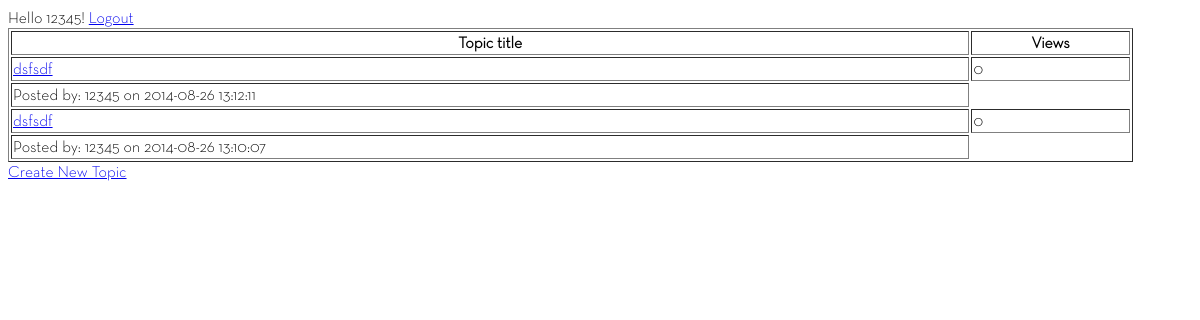
The page /veiw_category.php?cid=1 (signed in) on the database its author committed.
### tables this page shows
CREATE TABLE IF NOT EXISTS `topics` (
  `id` int(11) NOT NULL AUTO_INCREMENT,
  `category_id` tinyint(4) NOT NULL,
  `topic_title` varchar(150) NOT NULL,
  `topic_creator` varchar(50) NOT NULL,
  `topic_last_user` int(11) NOT NULL,
  `topic_date` datetime NOT NULL,
  `topic_reply_date` datetime NOT NULL,
  `topic_views` int(11) NOT NULL DEFAULT '0',
  PRIMARY KEY (`id`)
);

### veiw_category.php (the view, shortened to what this page needs)
<?php
require_once 'header.php';
?>
Hello <?php echo $_SESSION['uname'] ?>! <a href="logout.php" >Logout</a>
<?php
if (isset($_SESSION['uname'])) {
	$cid = $_GET['cid'];
	$sql = "SELECT id FROM categories WHERE id='" . $cid . "' LIMIT 1";
	$res = mysql_query($sql) or die(mysql_error());
	if (mysql_num_rows($res) == 1) {
		$sql2 = "SELECT * FROM topics WHERE category_id='" . $cid . "' ORDER BY topic_reply_date DESC";
		$res2 = mysql_query($sql2) or die(mysql_error());
		if(mysql_num_rows($res2) > 0){ ?>
			<table width="95%" border="1">
				<th>Topic title</th><th>Views</th>
			<?php while ($row = mysql_fetch_assoc($res2)) {
				$tid = $row['id'];
				$title = $row['topic_title'];
				$views = $row['topic_views'];
				$date = $row['topic_date'];
				?>
					<tr>
						<td><a href='view_topic.php?cid=<?php echo $cid ?>&tid=<?php echo $tid ?>'>
							<?php echo "$title"; ?></a></td><td><?php echo $views ?></td>
					</tr>
					<tr><td>Posted by: <?php echo $_SESSION['uname']; ?> on <?php echo $date ?> </td> </tr>
		<?php	} ?>
		</table>
		<?php
		echo "<div class='create topic'><a href='create_topic.php?cid=$cid
		'>Create New Topic</a></div>";
		}else{
			echo "<div class='create topic'><p>There are no topics</p><a href='create_topic.php?cid=$cid
		'>Create Topic</a><br/><a href='content.php'>Return</a>
	</div>";
		}
	} else {
		$host = $_SERVER['HTTP_HOST'];
		$uri = rtrim(dirname($_SERVER['PHP_SELF']), '/\\');
		$extra = 'content.php';
		header("Location: http://$host$uri/$extra");
	}
}
?>
<?php
require_once 'footer.php';
?>

### styles/login-styles.css (style rules this page uses)
body { font-family: 'NeutraText-Light', Verdana, sans-serif; }

### rows shown on the page
topics: topic_title "dsfsdf", topic_views "0", topic_date "2014-08-26 13:12:11"
topics: topic_title "dsfsdf", topic_views "0", topic_date "2014-08-26 13:10:07"

### other values the page prints
$_SESSION['uname'] "12345"
